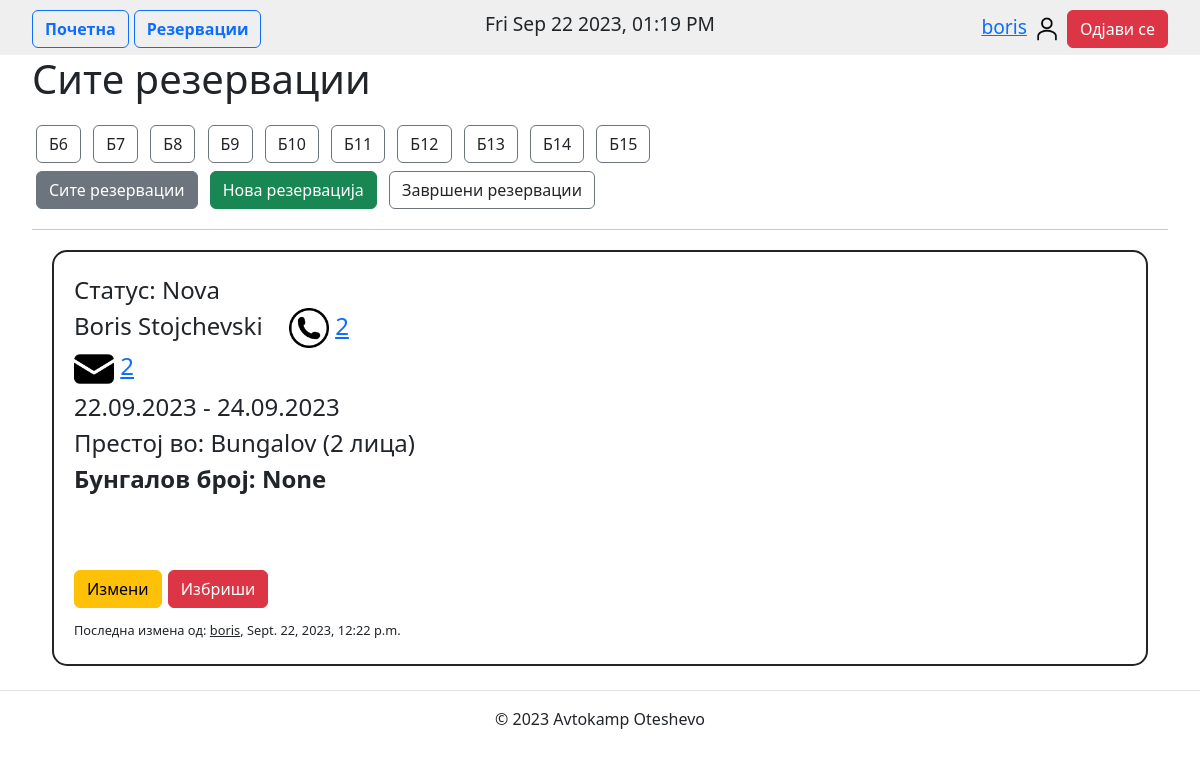
The page /list/ (signed in) on the database as committed earlier.
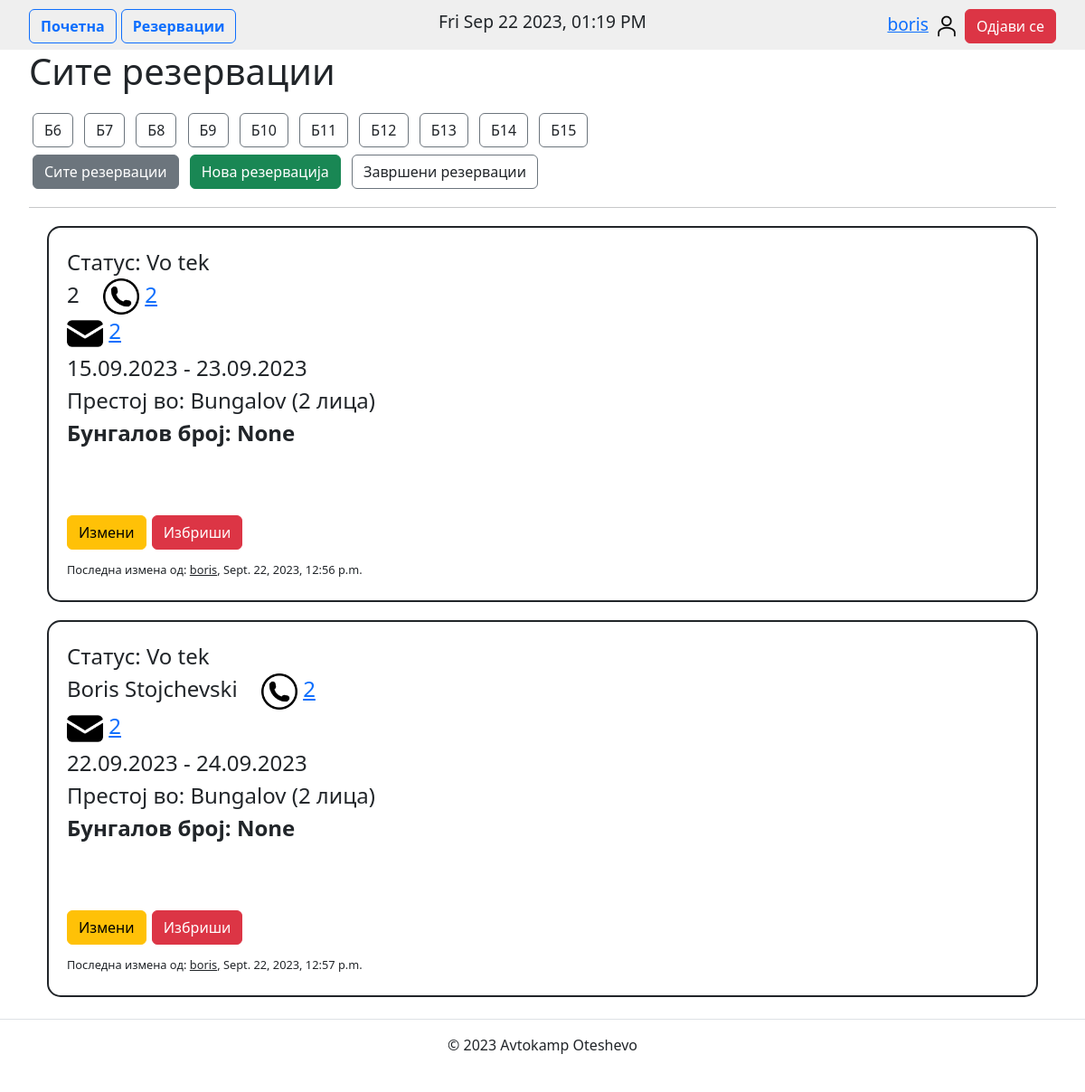
The same page on the database as committed later.
### reservationsApp/models.py (models this page shows)
class Reservation(models.Model):
    class Types(models.TextChoices):
        Bungalov = "Bungalov", "Бунгалов"
        Prikolka = "Prikolka", "Приколка"
        Shator = "Shator", "Шатор"
    class Statuses(models.TextChoices):
        Avansirana = "Avansirana", "Авансирана"
        Zavrshena = "Zavrshena", "Завршена"
        Nova = "Nova", "Нова"
        Prioritetna = "Prioritetna", "Приоритетна"
        VoTek = "Vo tek", "Во тек"
    guestName = models.CharField(max_length=100)
    guestEmail = models.CharField(max_length=100, blank=True, null=True)
    numGuests = models.CharField(max_length=20,blank=True, null=True)
    guestPhone = models.CharField(max_length=20, null=True, blank=True)
    dateFrom = models.DateField(blank=True, null=True)
    dateTo = models.DateField(blank=True, null=True)
    type = models.CharField(max_length=12, choices=Types.choices, default=Types.Bungalov)
    bNumber = models.CharField(max_length=20,blank=True, null=True)
    resDetails = models.TextField(blank=True, null=True)
    image = models.ImageField(upload_to='images/', blank=True, null=True)
    dateOfReservation = models.DateTimeField(auto_now_add=True)
    status = models.CharField(max_length=20, choices=Statuses.choices, default=Statuses.Nova)
    madeBy = models.ForeignKey(User, on_delete=models.CASCADE, null=True, blank=True)

### reservationsApp/views.py (the view)
# urls.py: path('list/', views.list, name="list"),
@login_required
def list(request):
    today = date.today()
    oldReservations = Reservation.objects.filter(dateTo__lt=today).order_by('dateFrom')
    for obj in oldReservations:
        obj.status = "Zavrshena"
        obj.save()
    allReservations = Reservation.objects.filter(~Q(status='Zavrshena')).order_by('dateFrom')
    context = {"allReservations": allReservations}
    return render(request, 'list.html', context)

### reservationsApp/templates/list.html (shortened to what this page needs)
{% extends 'base.html' %}
{% block content %}
    {% if not finished %}
        <h1 style="padding-bottom: 10px">Сите резервации</h1>
    {% else %}
        <h1 style="padding-bottom: 10px">Завршени резервации</h1>
    {% endif %}
    <a class="btn btn-outline-secondary-custom m-1" href="{% url 'b6' %}">Б6</a>
    <a class="btn btn-outline-secondary-custom m-1" href="{% url 'b7' %}">Б7</a>
    <a class="btn btn-outline-secondary-custom m-1" href="{% url 'b8' %}">Б8</a>
    <a class="btn btn-outline-secondary-custom m-1" href="{% url 'b9' %}">Б9</a>
    <a class="btn btn-outline-secondary-custom m-1" href="{% url 'b10' %}">Б10</a>
    <a class="btn btn-outline-secondary-custom m-1" href="{% url 'b11' %}">Б11</a>
    <a class="btn btn-outline-secondary-custom m-1" href="{% url 'b12' %}">Б12</a>
    <a class="btn btn-outline-secondary-custom m-1" href="{% url 'b13' %}">Б13</a>
    <a class="btn btn-outline-secondary-custom m-1" href="{% url 'b14' %}">Б14</a>
    <a class="btn btn-outline-secondary-custom m-1" href="{% url 'b15' %}">Б15</a>
    <br>
    <a class="btn btn-secondary m-1" id="list" href="{% url 'list' %}">Сите резервации</a>
    <a class="btn btn-success m-1" href="{% url 'add' %}">Нова резервација</a>
    <a class="btn btn-outline-secondary-custom m-1" id="listFinished" href="{% url 'finished' %}">Завршени резервации</a>
    <hr>
    {% for r in allReservations %}
        <div class="listItem">
            <span class="resStatus">Статус: {{ r.status }}</span>
            <br>
            <span class="resName">{{ r.guestName }}</span>
            {% if r.guestPhone %}
                <span class="resPhone"><img src="/data/static/phone.png" width="40px"> <a
                        href="tel:{{ r.guestPhone }}">{{ r.guestPhone }}</a></span>
            {% endif %}
            <br>
            {% if r.guestEmail %}
                <span class="resEmail"><img src="/data/static/mail.png" width="40px"> <a
                        href="mailto:{{ r.guestEmail }}">{{ r.guestEmail }}</a> </span>
                <br>
            {% endif %}
            <span class="dateFrom">{{ r.dateFrom|date:"d.m.Y" }}</span>
            <span> - </span>
            <span class="dateTo">{{ r.dateTo|date:"d.m.Y" }}</span>
            <br>
            <span class="resType">Престој во: {{ r.type }}</span>
            <span class="resNum">({{ r.numGuests }} лица)</span>
            <br>
            {% if r.type == 'Bungalov' %}
                <span><b>Бунгалов број: {{ r.bNumber }}</b></span>
                <br>
            {% endif %}
            <br>
            <br>
            <form style="display: inline-block;" action="{% url 'edit' r.id %}" method="POST">
                <button class="btn btn-warning" type="submit">Измени</button>
            </form>
            <form onsubmit="return confirm('Избриши ја резервацијата?');" style="display: inline-block;"
                  action="{% url 'delete' r.id %}" method="POST">
                <button class="btn btn-danger" type="submit">Избриши</button>
            </form>
            <br>
            <span class="madeBy">Последна измена од: <u>{{ r.madeBy }}</u>, {{ r.dateOfReservation }}</span>
        </div>
    {% endfor %}
{% endblock %}

### reservationsApp/templates/base.html (shortened to what this page needs)
<!DOCTYPE html>
<html lang="en">
<head>
    <link href="https://cdn.jsdelivr.net/npm/bootstrap@5.3.0/dist/css/bootstrap.min.css" rel="stylesheet"
>
</head>
<body>
{% include 'navbar.html' %}
<div class="container-custom">
    {% block content %}
    {% endblock %}
</div>
{% include 'footer.html' %}
</body>
</html>

### reservationsApp/templates/navbar.html (shortened to what this page needs)
<div class="navbar-c">
    <div class="container-custom">
        <div class="row">
            <div class="col">
                <a class="btn btn-outline-primary" id="indexLink" href="{% url 'index' %}">Почетна</a>
                {% if user.is_authenticated %}
                    <a class="btn btn-outline-primary" id="indexLink" href="{% url 'list' %}">Резервации</a>
                {% endif %}
            </div>
            <div class="col text-center">
                <p id="time">:</p>
            </div>
            <div class="col text-end">
                {% if user.is_authenticated %}
                    <div class="text-end">
                        <span><a href="{% url 'users' %}">{{ request.user }}</a></span>
                        <img width="30px" src="/data/static/user.png">
                        <a href="{% url 'logoutView' %}" class="btn btn-danger"> Одјави се</a>
                    </div>
                {% else %}
                    <div class="text-end">
                        <img width="30px" src="/data/static/user.png">
                        <a href="{% url 'login' %}" class="btn btn-primary"> Најави се</a>
                    </div>
                {% endif %}
            </div>
        </div>
    </div>
</div>

### reservationsApp/templates/footer.html (shortened to what this page needs)
<div class="">
    <footer class="text-center align-items-center py-3 my-4 border-top">
        <div class="row">
            <div class="col-4">
            </div>
            <div class="col-4">
                &copy <span id="year"></span> Avtokamp Oteshevo
            </div>
            <div class="col-2"></div>
            <div class="col-1">
            </div>
            <div class="col-1"></div>
        </div>
    </footer>
</div>

### reservationsApp/templates/navbar.html (style rules this page uses)
#indexLink { text-decoration: none; font-weight: bold; margin-bottom: 5px; }
.navbar-c { font-size: 1.2rem; padding-top: 10px; background: #efefef; }

### reservationsApp/templates/base.html (style rules this page uses)
.container-custom { width: 100%; padding-left: 2rem; padding-right: 2rem; margin-left: auto; margin-right: auto; }
.listItem { font-size: 1.5rem; border: 2px solid; border-radius: 15px; padding: 20px; margin: 20px; }
.resPhone { margin-left: 20px; }
.madeBy { font-size: 0.8rem; }
.btn-outline-secondary-custom { border-color: #6c757d; }

Rows that differ between the two databases and show on the page:
removed Reservation: status "Nova", guestName "Boris Stojchevski", guestPhone "2", guestEmail "2", dateFrom "22.09.2023", dateTo "24.09.2023", type "Bungalov", numGuests "2", bNumber "None", madeBy "boris", dateOfReservation "Sept. 22, 2023, 12:22 p.m."
added Reservation: status "Vo tek", guestName "2", guestPhone "2", guestEmail "2", dateFrom "15.09.2023", dateTo "23.09.2023", type "Bungalov", numGuests "2", bNumber "None", madeBy "boris", dateOfReservation "Sept. 22, 2023, 12:56 p.m."
added Reservation: status "Vo tek", guestName "Boris Stojchevski", guestPhone "2", guestEmail "2", dateFrom "22.09.2023", dateTo "24.09.2023", type "Bungalov", numGuests "2", bNumber "None", madeBy "boris", dateOfReservation "Sept. 22, 2023, 12:57 p.m."
